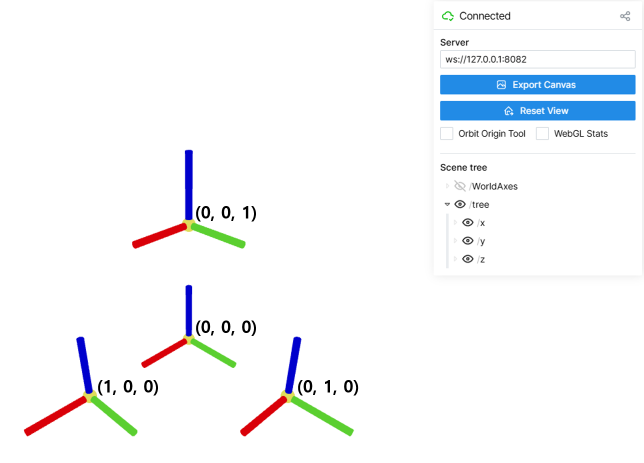
#> input picture gui_toolbox/source/viser_visualize_example.png, 1288 x 926 px (shown at 1/2 size)
$ python -i _cv2.py   (imports and definitions only)   (older library calls are emulated)
#> lines starting #> are read from the running program, lines starting #| are printed output that depends on the picture
"""
File object
=====
    When write down python program, be used cv2 custom function.

Requirement
=====
    cv2     (pip install python-opencv)
    numpy
"""

# Import module
from typing import Dict, List, Union
import cv2
import random
from dataclasses import dataclass, field

from enum import Enum

# [11 lines that did not run here, left out]

# [1 line that did not run here, left out]


class Color_option(Enum):
    BGR = 0
    RGB = 1
    BGRA = 2
    GRAY = 3


class C_position(Enum):
    Last = True
    First = False


class R_option(Enum):
    ZtoFF = 0  # [0, 255]
    ZtoO = 1  # [0, 1.0]


class CVT_option(Enum):
    GRAY2BGR = 0
    BGR2GRAY = 1
    BGR2RGB = 2


class Image_direction(Enum):
    Hight = 0
    width = 1


class file():
    # option
    DEBUG = False

    IMAGE_EXT = ["jpg", "png", "bmp", ".jpg", ".png", ".bmp"]
    VIDEO_EXT = ["mp4", "avi", ".mp4", ".avi"]

    # [69 lines left out: functions image_read, image_write, video_capture, video_write, not called in this run]


class cv_base():
    # [122 lines left out: functions image_stack, channel_converter, resize, range_converter, img_cvt, filtering and 2 more, not called in this run]

    class blur():
        default = {
            "gaussian": {
                "ksize": (5, 5),
                "sigmaX": 0
            },
            "bilateral": {
                "d": -1,
                "sigmaColor": 10,
                "sigmaSpace": 5}}

        # [5 lines left out: function __call__, not called in this run]


class edge():
    class gradient():
        # [32 lines left out: functions sobel, gradient_to_edge, not called in this run]

    @staticmethod
    def sobel(image: _numpy.ndarray, threshold: List[int] = 1, is_euclid: bool = True, is_edge_shrink: bool = True, is_active_map: bool = False):
        if len(image.shape) > 2:
            # color image
            holder = np_base.get_array_from(image.shape[:2], is_shape=True, value=0, dtype="float32")
            for _ch_ct in range(image.shape[-1]):
                holder += edge.sobel(image[:, :, _ch_ct], threshold, is_euclid, is_edge_shrink, True)
            holder = (holder >= 2)
            return holder if is_active_map else np_base.type_converter(0xFF * holder, "uint8")
        else:
            dx = cv2.Sobel(image, -1, 1, 0, delta=128)
            dy = cv2.Sobel(image, -1, 0, 1, delta=128)

            dxy = _numpy.cal.distance(dx, dy) if is_euclid else cv2.addWeighted(dx, 0.5, dy, 0.5, 0)
            _edge = np_base.range_cut(np_base.normalization(dxy), [-threshold, threshold], ouput_type="value")

            if is_edge_shrink:
                direction = _numpy.cal.get_direction(dx, dy)
                _edge = _numpy.image_process.direction_check(_edge, direction, [0, 1, 2, 3])

            else:
                _edge = (_edge != 0)

            return _edge if is_active_map else np_base.type_converter(0xFF * _edge, "uint")

    # [10 lines left out: function canny, not called in this run]


class gui_process():
    # [4 lines left out: function display, not called in this run]

    def image_cover():
        pass

    # extention display with control
    class trackbar():
        pass

    class image_process():
        pass

    class trackbar_window():
        pass


class draw():
    @dataclass
    class pen():
        color: list = field(default_factory=lambda: [0xFF, 0xFF, 0xFF])
        thickness: int = 1

    @dataclass
    class point():
        x: int = 0
        y: int = 0

    class text_position(Enum):
        Inside = 0b10000
        Outside = 0b00000
        Top = 0b00001
        Middle = 0b00010
        Bottom = 0b00000
        Left = 0b00100
        Normal = 0b01000
        Right = 0b00000

    # [43 lines left out: functions merge, text, not called in this run]

    @staticmethod
    def rectangle():
        pass

    @staticmethod
    def circle():
        pass

    @staticmethod
    def oval():
        pass

    # [7 lines left out: function _polygon, not called in this run]

    class canvas():
        background = None

        object_list = []  # draw object list
        points = []  # [point, point, point, point...]

        # [4 lines left out: function __init__, not called in this run]

        def set_pen(self, color, thickness=1):
            self.active_pen.color = color
            self.active_pen.thickness = thickness

        def set_canvas(self, size, sample=None, is_color=0):
            self.background = np_base.get_array_from(size, True, is_color) if sample is not None \
                else np_base.get_array_from(sample, False, is_color)

        def set_object(self):
            pass

        # [11 lines left out: function del_object, not called in this run]

        def clear_object(self):
            pass

        def draw(self):
            pass


class augmentation():
    def __call__(self, **option):
        pass

    # [25 lines left out: functions _colormap_to_classification, _classification_to_colormap, not called in this run]

    @staticmethod
    def _make_noise():
        pass

    @staticmethod
    def _rotate(img, center_rate, angle, scale):
        pass

    # [18 lines left out: function _crop, not called in this run]

    @staticmethod
    def _flip():
        pass

    def image_augmentation():
        pass

>>> import cv2
>>> picture = cv2.imread('../../gui_toolbox/source/viser_visualize_example.png', cv2.IMREAD_GRAYSCALE)
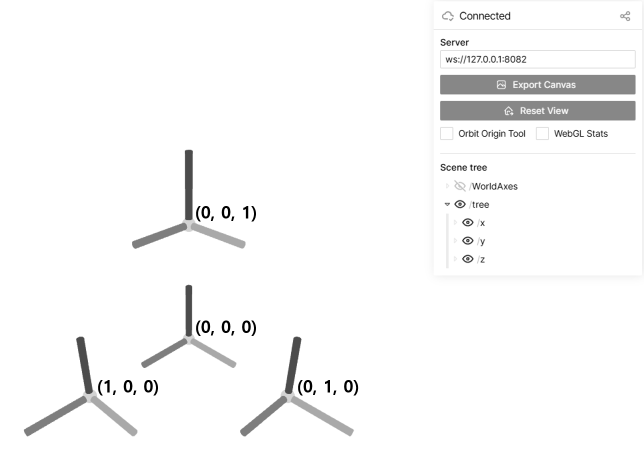
#> picture: shape (926, 1288) (shown at 1/2 size); min 0, max 255, mean 247.9
>>> result = edge().sobel(picture)
#> in sobel, `dx = cv2.Sobel(image, -1, 1, 0, delta=128)`:
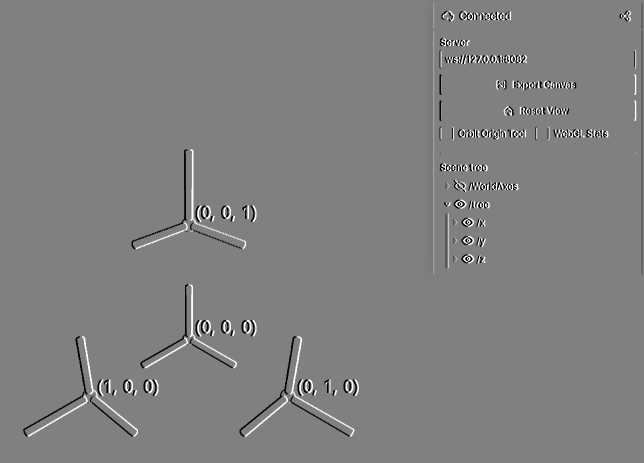
#> dx: shape (926, 1288) (shown at 1/2 size); min 0, max 255, mean 127.9
#> in sobel, `dy = cv2.Sobel(image, -1, 0, 1, delta=128)`:
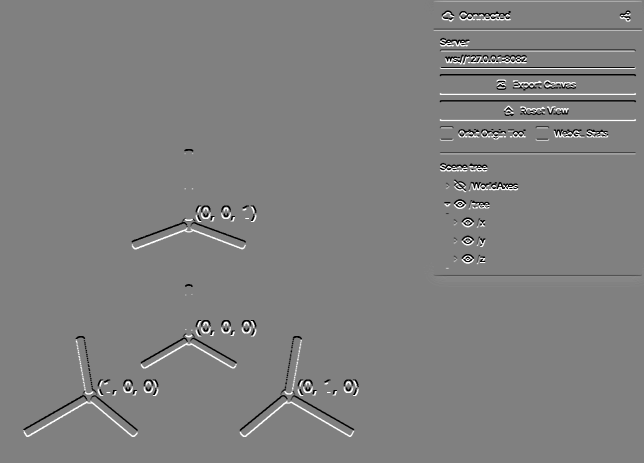
#> dy: shape (926, 1288) (shown at 1/2 size); min 0, max 255, mean 128
#> (the run stopped early here; a loop or call above may not have finished)
